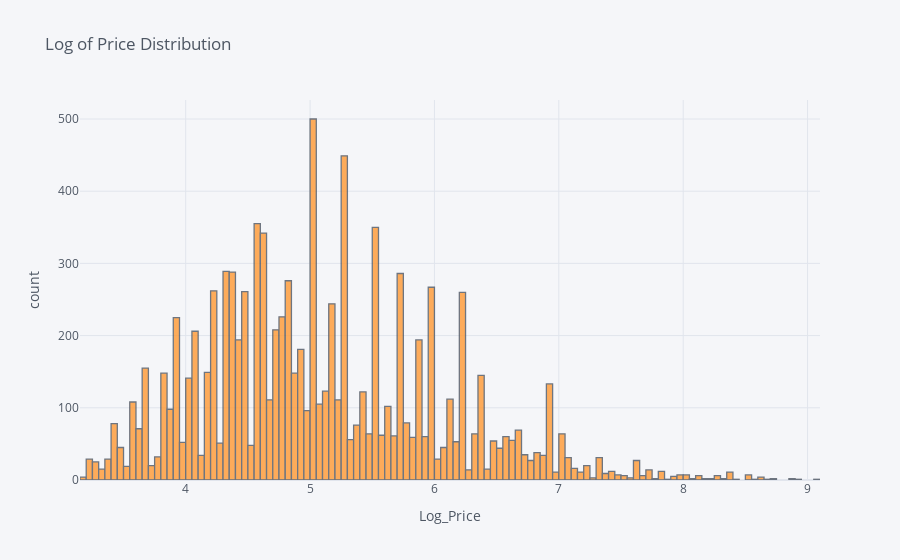

This figure's notebook cell:
### Markdown cell above
### This looks fine for a linear regression model, hower we are going to use other ML models that are not afftected by deviation from normality or linearity, so if not only restricted to linear models, then we can ignore most of the steps we did above

### Code cell
data2['log_price'].iplot(kind = 'hist', xTitle = 'Log_Price',
                  yTitle = 'count', title = 'Log of Price Distribution')

### Figure 1 — Plotly figure (JSON) as saved in the notebook; plotly's stock layout.template omitted (floating-point values rounded to 4 significant figures; data arrays with more than 128 entries replaced by an {"elided": "..."} marker saying what was removed)
{"data": [{"histfunc": "count", "histnorm": "", "marker": {"color": "rgba(255, 153, 51, 1.0)", "line": {"color": "#4D5663", "width": 1.3}}, "name": "log_price", "opacity": 0.8, "orientation": "v", "type": "histogram", "x": {"elided": "10031 float values"}}], "layout": {"barmode": "overlay", "legend": {"bgcolor": "#F5F6F9", "font": {"color": "#4D5663"}}, "paper_bgcolor": "#F5F6F9", "plot_bgcolor": "#F5F6F9", "title": {"font": {"color": "#4D5663"}, "text": "Log of Price Distribution"}, "xaxis": {"gridcolor": "#E1E5ED", "showgrid": true, "tickfont": {"color": "#4D5663"}, "title": {"font": {"color": "#4D5663"}, "text": "Log_Price"}, "zerolinecolor": "#E1E5ED"}, "yaxis": {"gridcolor": "#E1E5ED", "showgrid": true, "tickfont": {"color": "#4D5663"}, "title": {"font": {"color": "#4D5663"}, "text": "count"}, "zerolinecolor": "#E1E5ED"}}}
